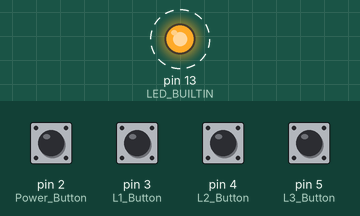
The program below on a simulated Arduino Nano, built with avr-gcc and run on an emulated ATmega328P. Parts: output pins drawn as LEDs (lit = HIGH). Dashed ring = blinking. Inputs (shaded band) come from the test bench; at power-on: pin 2 (Power_Button), pin 3 (L1_Button), pin 4 (L2_Button), pin 5 (L3_Button) HIGH. What the program prints to the serial monitor is not drawn.

Above: at 1.2 s.
1.3 s: pin 2 (Power_Button) pulled LOW for 0.15 s
3.5 s: pin 3 (L1_Button) pulled LOW for 0.15 s
Timing chart, 0 to 10.5 s (numbered marks = the images above; inputs shaded):
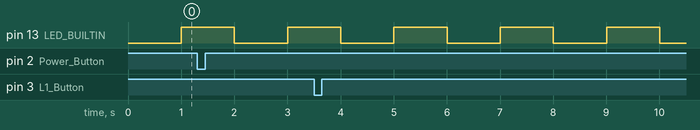

Measured:
- by itself, pin 13 (LED_BUILTIN): alternates HIGH for 1.0 s and LOW for 1.0 s

The program:

main.cpp
```cpp
#include <Arduino.h>
#include "Control.h"


unsigned long previousMillis = 0;
unsigned long interval = 1000;

Control control = Control();

void flash(int numberOfFlashes, int onTime, int offTime)
{
  Serial.write("Flashing");
  for (int i = 0; i < numberOfFlashes; i++)
  {
    digitalWrite(LED_BUILTIN, HIGH);
    delay(onTime);
    digitalWrite(LED_BUILTIN, LOW);
    delay(offTime);
  }
}

void processLed()
{
  unsigned long currentMillis = millis();
  if (currentMillis - previousMillis >= interval)
  {
    previousMillis = currentMillis;
    digitalWrite(LED_BUILTIN, !digitalRead(LED_BUILTIN));
  }

  int f;
  auto d = 2.6;
  f = d*2;
  Serial.println(f);
}


void setup()
{
  Serial.begin(19200);
  pinMode(LED_BUILTIN, OUTPUT);
  control.AttachButtons();
}

void loop()
{
  control.UpdateButtons();

  if (control.PowerButtonPressed()) {
    Serial.println("Change brightness");
  }

  if (control.L1ButtonPressed()) {
    Serial.println("Change Pattern");
  }

  if (control.L2ButtonPressed()) {
    Serial.println("Change Speed");
  }

  if (control.L3ButtonPressed()) {
    Serial.println("Change Colours");
  }

  processLed();
}
```

Control.cpp
```cpp
#include "Control.h"
#include <Arduino.h>
#include <Bounce2.h>

#define Power_Button 2
#define L1_Button 3
#define L2_Button 4
#define L3_Button 5

Control::Control()
{
}

void Control::AttachButtons()
{
  pinMode(Power_Button, INPUT_PULLUP);
  PowerButton.attach(Power_Button);
  PowerButton.interval(5);

  pinMode(L1_Button, INPUT_PULLUP);
  L1Button.attach(L1_Button);
  L1Button.interval(5);

  pinMode(L2_Button, INPUT_PULLUP);
  L2Button.attach(L2_Button);
  L2Button.interval(5);

  pinMode(L3_Button, INPUT_PULLUP);
  L3Button.attach(L3_Button);
  L3Button.interval(5);
}

void Control::UpdateButtons()
{
  PowerButton.update();
  L1Button.update();
  L2Button.update();
  L3Button.update();
}

bool Control::PowerButtonPressed()
{
    return PowerButton.fell();
}

bool Control::L1ButtonPressed()
{
    return L1Button.fell();
}

bool Control::L2ButtonPressed()
{
    return L2Button.fell();
}

bool Control::L3ButtonPressed()
{
    return L3Button.fell();
}
```

Control.h
```cpp
#ifndef control_h
#define control_h

#include <Arduino.h>
#include <Bounce2.h>

class Control
{
    public:
        Control();
        void AttachButtons();
        void UpdateButtons();
        bool PowerButtonPressed();
        bool L1ButtonPressed();
        bool L2ButtonPressed();
        bool L3ButtonPressed();

    private:
        Bounce PowerButton = Bounce();
        Bounce L1Button = Bounce();
        Bounce L2Button = Bounce();
        Bounce L3Button = Bounce();
};

#endif
```
